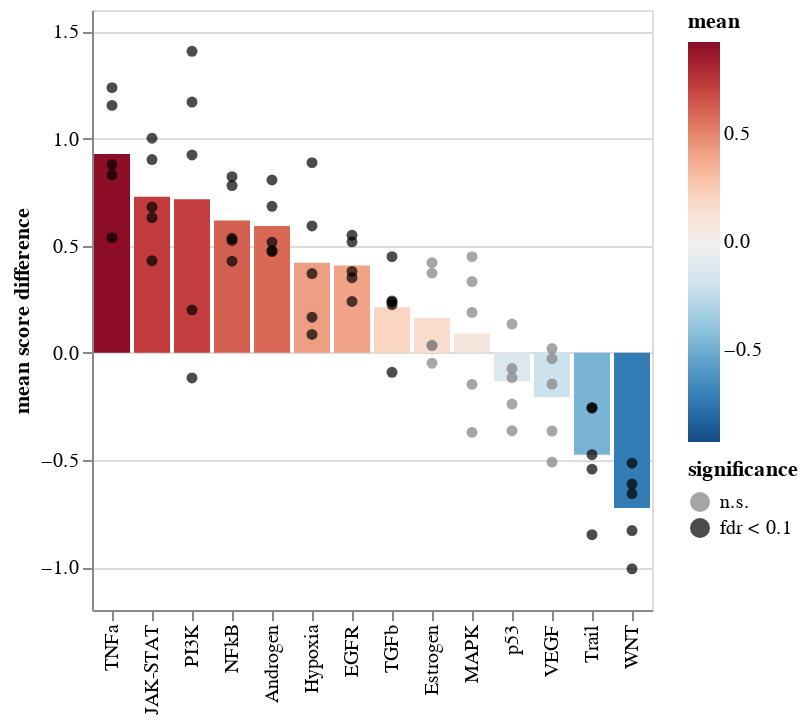

The code cell stored with this chart in its notebook:
### Code cell
ch = sh.pairwise.plot_paired_fc(
    pb_pw,
    groupby="cell_type",
    paired_by="patient",
    metric="diff",
    var_names=res["variable"].tolist(),
    de_res_df=res,
    pvalue_col="fdr",
    var_col="variable",
)
ch.save(f"{artifact_dir}/progeny_healthy_vs_malignant_b_fold_change_bar_chart.svg")
ch.display()

### Figure 1 — Vega-Lite specification as saved in the notebook (floating-point values rounded to 4 significant figures)
{"config": {"view": {"continuousWidth": 400, "continuousHeight": 300}}, "layer": [{"data": {"name": "data-5b57671384a3f3f0af6cc48cf6010afe"}, "mark": "bar", "encoding": {"color": {"field": "mean", "scale": {"domain": [-0.928, 0.928], "reverse": true, "scheme": "redblue"}, "type": "quantitative"}, "x": {"field": "variable", "sort": ["TNFa", "JAK-STAT", "PI3K", "NFkB", "Androgen", "Hypoxia", "EGFR", "TGFb", "Estrogen", "MAPK", "p53", "VEGF", "Trail", "WNT"], "type": "nominal"}, "y": {"field": "mean", "type": "quantitative"}}}, {"data": {"name": "data-a4a95c5282ed75ba33f72697c9c1537f"}, "mark": "circle", "encoding": {"color": {"field": "significance", "scale": {"domain": ["n.s.", "fdr < 0.1"], "range": ["grey", "black"]}, "type": "nominal"}, "x": {"axis": {"labelLimit": 500, "title": ""}, "field": "variable", "sort": ["TNFa", "JAK-STAT", "PI3K", "NFkB", "Androgen", "Hypoxia", "EGFR", "TGFb", "Estrogen", "MAPK", "p53", "VEGF", "Trail", "WNT"], "type": "nominal"}, "y": {"field": "value", "title": "mean score difference", "type": "quantitative"}}}], "$schema": "https://vega.github.io/schema/vega-lite/v4.17.0.json", "datasets": {"data-5b57671384a3f3f0af6cc48cf6010afe": [{"variable": "Androgen", "mean": 0.5915}, {"variable": "EGFR", "mean": 0.4075}, {"variable": "Estrogen", "mean": 0.1627}, {"variable": "Hypoxia", "mean": 0.4205}, {"variable": "JAK-STAT", "mean": 0.729}, {"variable": "MAPK", "mean": 0.09039}, {"variable": "NFkB", "mean": 0.618}, {"variable": "PI3K", "mean": 0.7169}, {"variable": "TGFb", "mean": 0.2123}, {"variable": "TNFa", "mean": 0.928}, {"variable": "Trail", "mean": -0.4759}, {"variable": "VEGF", "mean": -0.2055}, {"variable": "WNT", "mean": -0.7242}, {"variable": "p53", "mean": -0.1313}], "data-a4a95c5282ed75ba33f72697c9c1537f": [{"patient": "P1", "variable": "Androgen", "value": 0.5167, "mean": 0.5915, "coef": 0.5915, "intercept": -0.449, "pvalue": 0.0008635, "group": "HCL", "fdr": 0.004625, "significance": "fdr < 0.1"}, {"patient": "P2", "variable": "Androgen", "value": 0.4778, "mean": 0.5915, "coef": 0.5915, "intercept": -0.449, "pvalue": 0.0008635, "group": "HCL", "fdr": 0.004625, "significance": "fdr < 0.1"}, {"patient": "P4", "variable": "Androgen", "value": 0.4728, "mean": 0.5915, "coef": 0.5915, "intercept": -0.449, "pvalue": 0.0008635, "group": "HCL", "fdr": 0.004625, "significance": "fdr < 0.1"}, {"patient": "P5", "variable": "Androgen", "value": 0.6838, "mean": 0.5915, "coef": 0.5915, "intercept": -0.449, "pvalue": 0.0008635, "group": "HCL", "fdr": 0.004625, "significance": "fdr < 0.1"}, {"patient": "P6", "variable": "Androgen", "value": 0.8067, "mean": 0.5915, "coef": 0.5915, "intercept": -0.449, "pvalue": 0.0008635, "group": "HCL", "fdr": 0.004625, "significance": "fdr < 0.1"}, {"patient": "P1", "variable": "EGFR", "value": 0.3799, "mean": 0.4075, "coef": 0.4075, "intercept": -0.5166, "pvalue": 0.001982, "group": "HCL", "fdr": 0.004625, "significance": "fdr < 0.1"}, {"patient": "P2", "variable": "EGFR", "value": 0.5489, "mean": 0.4075, "coef": 0.4075, "intercept": -0.5166, "pvalue": 0.001982, "group": "HCL", "fdr": 0.004625, "significance": "fdr < 0.1"}, {"patient": "P4", "variable": "EGFR", "value": 0.5181, "mean": 0.4075, "coef": 0.4075, "intercept": -0.5166, "pvalue": 0.001982, "group": "HCL", "fdr": 0.004625, "significance": "fdr < 0.1"}, {"patient": "P5", "variable": "EGFR", "value": 0.3506, "mean": 0.4075, "coef": 0.4075, "intercept": -0.5166, "pvalue": 0.001982, "group": "HCL", "fdr": 0.004625, "significance": "fdr < 0.1"}, {"patient": "P6", "variable": "EGFR", "value": 0.2401, "mean": 0.4075, "coef": 0.4075, "intercept": -0.5166, "pvalue": 0.001982, "group": "HCL", "fdr": 0.004625, "significance": "fdr < 0.1"}, {"patient": "P1", "variable": "Estrogen", "value": 0.03368, "mean": 0.1627, "coef": 0.1627, "intercept": -0.3364, "pvalue": 0.1684, "group": "HCL", "fdr": 0.1965, "significance": "n.s."}, {"patient": "P2", "variable": "Estrogen", "value": 0.03529, "mean": 0.1627, "coef": 0.1627, "intercept": -0.3364, "pvalue": 0.1684, "group": "HCL", "fdr": 0.1965, "significance": "n.s."}, {"patient": "P4", "variable": "Estrogen", "value": -0.04824, "mean": 0.1627, "coef": 0.1627, "intercept": -0.3364, "pvalue": 0.1684, "group": "HCL", "fdr": 0.1965, "significance": "n.s."}, {"patient": "P5", "variable": "Estrogen", "value": 0.4207, "mean": 0.1627, "coef": 0.1627, "intercept": -0.3364, "pvalue": 0.1684, "group": "HCL", "fdr": 0.1965, "significance": "n.s."}, {"patient": "P6", "variable": "Estrogen", "value": 0.3721, "mean": 0.1627, "coef": 0.1627, "intercept": -0.3364, "pvalue": 0.1684, "group": "HCL", "fdr": 0.1965, "significance": "n.s."}, {"patient": "P1", "variable": "Hypoxia", "value": 0.8877, "mean": 0.4205, "coef": 0.4205, "intercept": -0.3066, "pvalue": 0.04508, "group": "HCL", "fdr": 0.07889, "significance": "fdr < 0.1"}, {"patient": "P2", "variable": "Hypoxia", "value": 0.08595, "mean": 0.4205, "coef": 0.4205, "intercept": -0.3066, "pvalue": 0.04508, "group": "HCL", "fdr": 0.07889, "significance": "fdr < 0.1"}, {"patient": "P4", "variable": "Hypoxia", "value": 0.37, "mean": 0.4205, "coef": 0.4205, "intercept": -0.3066, "pvalue": 0.04508, "group": "HCL", "fdr": 0.07889, "significance": "fdr < 0.1"}, {"patient": "P5", "variable": "Hypoxia", "value": 0.1665, "mean": 0.4205, "coef": 0.4205, "intercept": -0.3066, "pvalue": 0.04508, "group": "HCL", "fdr": 0.07889, "significance": "fdr < 0.1"}, {"patient": "P6", "variable": "Hypoxia", "value": 0.5924, "mean": 0.4205, "coef": 0.4205, "intercept": -0.3066, "pvalue": 0.04508, "group": "HCL", "fdr": 0.07889, "significance": "fdr < 0.1"}, {"patient": "P1", "variable": "JAK-STAT", "value": 0.4299, "mean": 0.729, "coef": 0.729, "intercept": -0.6271, "pvalue": 0.001981, "group": "HCL", "fdr": 0.004625, "significance": "fdr < 0.1"}, {"patient": "P2", "variable": "JAK-STAT", "value": 0.6315, "mean": 0.729, "coef": 0.729, "intercept": -0.6271, "pvalue": 0.001981, "group": "HCL", "fdr": 0.004625, "significance": "fdr < 0.1"}, {"patient": "P4", "variable": "JAK-STAT", "value": 1.002, "mean": 0.729, "coef": 0.729, "intercept": -0.6271, "pvalue": 0.001981, "group": "HCL", "fdr": 0.004625, "significance": "fdr < 0.1"}, {"patient": "P5", "variable": "JAK-STAT", "value": 0.6802, "mean": 0.729, "coef": 0.729, "intercept": -0.6271, "pvalue": 0.001981, "group": "HCL", "fdr": 0.004625, "significance": "fdr < 0.1"}, {"patient": "P6", "variable": "JAK-STAT", "value": 0.9019, "mean": 0.729, "coef": 0.729, "intercept": -0.6271, "pvalue": 0.001981, "group": "HCL", "fdr": 0.004625, "significance": "fdr < 0.1"}, {"patient": "P1", "variable": "MAPK", "value": -0.147, "mean": 0.09039, "coef": 0.09039, "intercept": -0.2674, "pvalue": 0.5857, "group": "HCL", "fdr": 0.5857, "significance": "n.s."}, {"patient": "P2", "variable": "MAPK", "value": 0.4491, "mean": 0.09039, "coef": 0.09039, "intercept": -0.2674, "pvalue": 0.5857, "group": "HCL", "fdr": 0.5857, "significance": "n.s."}, {"patient": "P4", "variable": "MAPK", "value": 0.3325, "mean": 0.09039, "coef": 0.09039, "intercept": -0.2674, "pvalue": 0.5857, "group": "HCL", "fdr": 0.5857, "significance": "n.s."}, {"patient": "P5", "variable": "MAPK", "value": 0.1884, "mean": 0.09039, "coef": 0.09039, "intercept": -0.2674, "pvalue": 0.5857, "group": "HCL", "fdr": 0.5857, "significance": "n.s."}, {"patient": "P6", "variable": "MAPK", "value": -0.3711, "mean": 0.09039, "coef": 0.09039, "intercept": -0.2674, "pvalue": 0.5857, "group": "HCL", "fdr": 0.5857, "significance": "n.s."}, {"patient": "P1", "variable": "NFkB", "value": 0.5246, "mean": 0.618, "coef": 0.618, "intercept": -0.5945, "pvalue": 0.001339, "group": "HCL", "fdr": 0.004625, "significance": "fdr < 0.1"}, {"patient": "P2", "variable": "NFkB", "value": 0.428, "mean": 0.618, "coef": 0.618, "intercept": -0.5945, "pvalue": 0.001339, "group": "HCL", "fdr": 0.004625, "significance": "fdr < 0.1"}, {"patient": "P4", "variable": "NFkB", "value": 0.7809, "mean": 0.618, "coef": 0.618, "intercept": -0.5945, "pvalue": 0.001339, "group": "HCL", "fdr": 0.004625, "significance": "fdr < 0.1"}, {"patient": "P5", "variable": "NFkB", "value": 0.5345, "mean": 0.618, "coef": 0.618, "intercept": -0.5945, "pvalue": 0.001339, "group": "HCL", "fdr": 0.004625, "significance": "fdr < 0.1"}, {"patient": "P6", "variable": "NFkB", "value": 0.8223, "mean": 0.618, "coef": 0.618, "intercept": -0.5945, "pvalue": 0.001339, "group": "HCL", "fdr": 0.004625, "significance": "fdr < 0.1"}, {"patient": "P1", "variable": "PI3K", "value": -0.1172, "mean": 0.7169, "coef": 0.7169, "intercept": -0.2658, "pvalue": 0.06907, "group": "HCL", "fdr": 0.09787, "significance": "fdr < 0.1"}, {"patient": "P2", "variable": "PI3K", "value": 0.2007, "mean": 0.7169, "coef": 0.7169, "intercept": -0.2658, "pvalue": 0.06907, "group": "HCL", "fdr": 0.09787, "significance": "fdr < 0.1"}, {"patient": "P4", "variable": "PI3K", "value": 1.17, "mean": 0.7169, "coef": 0.7169, "intercept": -0.2658, "pvalue": 0.06907, "group": "HCL", "fdr": 0.09787, "significance": "fdr < 0.1"}, {"patient": "P5", "variable": "PI3K", "value": 0.9235, "mean": 0.7169, "coef": 0.7169, "intercept": -0.2658, "pvalue": 0.06907, "group": "HCL", "fdr": 0.09787, "significance": "fdr < 0.1"}, {"patient": "P6", "variable": "PI3K", "value": 1.407, "mean": 0.7169, "coef": 0.7169, "intercept": -0.2658, "pvalue": 0.06907, "group": "HCL", "fdr": 0.09787, "significance": "fdr < 0.1"}, {"patient": "P1", "variable": "TGFb", "value": -0.09062, "mean": 0.2123, "coef": 0.2123, "intercept": -0.4163, "pvalue": 0.06991, "group": "HCL", "fdr": 0.09787, "significance": "fdr < 0.1"}, {"patient": "P2", "variable": "TGFb", "value": 0.2247, "mean": 0.2123, "coef": 0.2123, "intercept": -0.4163, "pvalue": 0.06991, "group": "HCL", "fdr": 0.09787, "significance": "fdr < 0.1"}, {"patient": "P4", "variable": "TGFb", "value": 0.2422, "mean": 0.2123, "coef": 0.2123, "intercept": -0.4163, "pvalue": 0.06991, "group": "HCL", "fdr": 0.09787, "significance": "fdr < 0.1"}, {"patient": "P5", "variable": "TGFb", "value": 0.4488, "mean": 0.2123, "coef": 0.2123, "intercept": -0.4163, "pvalue": 0.06991, "group": "HCL", "fdr": 0.09787, "significance": "fdr < 0.1"}, {"patient": "P6", "variable": "TGFb", "value": 0.2365, "mean": 0.2123, "coef": 0.2123, "intercept": -0.4163, "pvalue": 0.06991, "group": "HCL", "fdr": 0.09787, "significance": "fdr < 0.1"}, {"patient": "P1", "variable": "TNFa", "value": 0.8788, "mean": 0.928, "coef": 0.928, "intercept": -0.6822, "pvalue": 0.001747, "group": "HCL", "fdr": 0.004625, "significance": "fdr < 0.1"}, {"patient": "P2", "variable": "TNFa", "value": 0.831, "mean": 0.928, "coef": 0.928, "intercept": -0.6822, "pvalue": 0.001747, "group": "HCL", "fdr": 0.004625, "significance": "fdr < 0.1"}, {"patient": "P4", "variable": "TNFa", "value": 1.238, "mean": 0.928, "coef": 0.928, "intercept": -0.6822, "pvalue": 0.001747, "group": "HCL", "fdr": 0.004625, "significance": "fdr < 0.1"}, {"patient": "P5", "variable": "TNFa", "value": 0.5377, "mean": 0.928, "coef": 0.928, "intercept": -0.6822, "pvalue": 0.001747, "group": "HCL", "fdr": 0.004625, "significance": "fdr < 0.1"}, {"patient": "P6", "variable": "TNFa", "value": 1.155, "mean": 0.928, "coef": 0.928, "intercept": -0.6822, "pvalue": 0.001747, "group": "HCL", "fdr": 0.004625, "significance": "fdr < 0.1"}, {"patient": "P1", "variable": "Trail", "value": -0.2556, "mean": -0.4759, "coef": -0.4759, "intercept": 0.4708, "pvalue": 0.01217, "group": "HCL", "fdr": 0.02435, "significance": "fdr < 0.1"}, {"patient": "P2", "variable": "Trail", "value": -0.5425, "mean": -0.4759, "coef": -0.4759, "intercept": 0.4708, "pvalue": 0.01217, "group": "HCL", "fdr": 0.02435, "significance": "fdr < 0.1"}, {"patient": "P4", "variable": "Trail", "value": -0.2575, "mean": -0.4759, "coef": -0.4759, "intercept": 0.4708, "pvalue": 0.01217, "group": "HCL", "fdr": 0.02435, "significance": "fdr < 0.1"}, {"patient": "P5", "variable": "Trail", "value": -0.4754, "mean": -0.4759, "coef": -0.4759, "intercept": 0.4708, "pvalue": 0.01217, "group": "HCL", "fdr": 0.02435, "significance": "fdr < 0.1"}, {"patient": "P6", "variable": "Trail", "value": -0.8487, "mean": -0.4759, "coef": -0.4759, "intercept": 0.4708, "pvalue": 0.01217, "group": "HCL", "fdr": 0.02435, "significance": "fdr < 0.1"}, {"patient": "P1", "variable": "VEGF", "value": -0.5096, "mean": -0.2055, "coef": -0.2055, "intercept": 0.2247, "pvalue": 0.1117, "group": "HCL", "fdr": 0.1421, "significance": "n.s."}, {"patient": "P2", "variable": "VEGF", "value": -0.02742, "mean": -0.2055, "coef": -0.2055, "intercept": 0.2247, "pvalue": 0.1117, "group": "HCL", "fdr": 0.1421, "significance": "n.s."}, {"patient": "P4", "variable": "VEGF", "value": -0.1457, "mean": -0.2055, "coef": -0.2055, "intercept": 0.2247, "pvalue": 0.1117, "group": "HCL", "fdr": 0.1421, "significance": "n.s."}, {"patient": "P5", "variable": "VEGF", "value": 0.02018, "mean": -0.2055, "coef": -0.2055, "intercept": 0.2247, "pvalue": 0.1117, "group": "HCL", "fdr": 0.1421, "significance": "n.s."}, {"patient": "P6", "variable": "VEGF", "value": -0.3649, "mean": -0.2055, "coef": -0.2055, "intercept": 0.2247, "pvalue": 0.1117, "group": "HCL", "fdr": 0.1421, "significance": "n.s."}, {"patient": "P1", "variable": "WNT", "value": -0.6121, "mean": -0.7242, "coef": -0.7242, "intercept": 0.8635, "pvalue": 0.001151, "group": "HCL", "fdr": 0.004625, "significance": "fdr < 0.1"}, {"patient": "P2", "variable": "WNT", "value": -0.5148, "mean": -0.7242, "coef": -0.7242, "intercept": 0.8635, "pvalue": 0.001151, "group": "HCL", "fdr": 0.004625, "significance": "fdr < 0.1"}, {"patient": "P4", "variable": "WNT", "value": -0.8292, "mean": -0.7242, "coef": -0.7242, "intercept": 0.8635, "pvalue": 0.001151, "group": "HCL", "fdr": 0.004625, "significance": "fdr < 0.1"}, {"patient": "P5", "variable": "WNT", "value": -0.6572, "mean": -0.7242, "coef": -0.7242, "intercept": 0.8635, "pvalue": 0.001151, "group": "HCL", "fdr": 0.004625, "significance": "fdr < 0.1"}, {"patient": "P6", "variable": "WNT", "value": -1.008, "mean": -0.7242, "coef": -0.7242, "intercept": 0.8635, "pvalue": 0.001151, "group": "HCL", "fdr": 0.004625, "significance": "fdr < 0.1"}, {"patient": "P1", "variable": "p53", "value": -0.1153, "mean": -0.1313, "coef": -0.1313, "intercept": 0.1855, "pvalue": 0.191, "group": "HCL", "fdr": 0.2057, "significance": "n.s."}, {"patient": "P2", "variable": "p53", "value": -0.07314, "mean": -0.1313, "coef": -0.1313, "intercept": 0.1855, "pvalue": 0.191, "group": "HCL", "fdr": 0.2057, "significance": "n.s."}, {"patient": "P4", "variable": "p53", "value": -0.2391, "mean": -0.1313, "coef": -0.1313, "intercept": 0.1855, "pvalue": 0.191, "group": "HCL", "fdr": 0.2057, "significance": "n.s."}, {"patient": "P5", "variable": "p53", "value": 0.1342, "mean": -0.1313, "coef": -0.1313, "intercept": 0.1855, "pvalue": 0.191, "group": "HCL", "fdr": 0.2057, "significance": "n.s."}, {"patient": "P6", "variable": "p53", "value": -0.3632, "mean": -0.1313, "coef": -0.1313, "intercept": 0.1855, "pvalue": 0.191, "group": "HCL", "fdr": 0.2057, "significance": "n.s."}]}}
